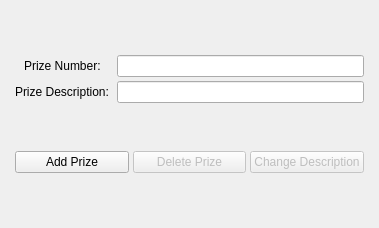
<?xml version="1.0" encoding="UTF-8"?>
<ui version="4.0">
 <class>MainWindow</class>
 <widget class="QMainWindow" name="MainWindow">
  <property name="geometry">
   <rect>
    <x>0</x>
    <y>0</y>
    <width>379</width>
    <height>228</height>
   </rect>
  </property>
  <property name="windowTitle">
   <string>Edit Prize</string>
  </property>
  <property name="windowIcon">
   <iconset>
    <normaloff>../images/Icon.jpg</normaloff>../images/Icon.jpg</iconset>
  </property>
  <widget class="QWidget" name="centralwidget">
   <layout class="QVBoxLayout" name="verticalLayout">
    <property name="spacing">
     <number>4</number>
    </property>
    <property name="leftMargin">
     <number>15</number>
    </property>
    <property name="topMargin">
     <number>15</number>
    </property>
    <property name="rightMargin">
     <number>15</number>
    </property>
    <property name="bottomMargin">
     <number>15</number>
    </property>
    <item>
     <spacer name="verticalSpacer">
      <property name="orientation">
       <enum>Qt::Vertical</enum>
      </property>
      <property name="sizeHint" stdset="0">
       <size>
        <width>20</width>
        <height>40</height>
       </size>
      </property>
     </spacer>
    </item>
    <item>
     <layout class="QFormLayout" name="formLayout">
      <property name="labelAlignment">
       <set>Qt::AlignCenter</set>
      </property>
      <property name="formAlignment">
       <set>Qt::AlignLeading|Qt::AlignLeft|Qt::AlignTop</set>
      </property>
      <item row="1" column="1">
       <widget class="QLineEdit" name="prize_number_line_edit"/>
      </item>
      <item row="3" column="0">
       <widget class="QLabel" name="label">
        <property name="text">
         <string>Prize Description: </string>
        </property>
       </widget>
      </item>
      <item row="3" column="1">
       <widget class="QLineEdit" name="prize_description_line_edit"/>
      </item>
      <item row="1" column="0">
       <widget class="QLabel" name="label_2">
        <property name="text">
         <string>Prize Number: </string>
        </property>
        <property name="alignment">
         <set>Qt::AlignCenter</set>
        </property>
       </widget>
      </item>
      <item row="4" column="1">
       <spacer name="verticalSpacer_3">
        <property name="orientation">
         <enum>Qt::Vertical</enum>
        </property>
        <property name="sizeHint" stdset="0">
         <size>
          <width>20</width>
          <height>40</height>
         </size>
        </property>
       </spacer>
      </item>
     </layout>
    </item>
    <item>
     <layout class="QHBoxLayout" name="horizontalLayout">
      <item>
       <widget class="QPushButton" name="add_prize_button">
        <property name="text">
         <string>Add Prize</string>
        </property>
       </widget>
      </item>
      <item>
       <widget class="QPushButton" name="delete_prize_button">
        <property name="enabled">
         <bool>false</bool>
        </property>
        <property name="text">
         <string>Delete Prize</string>
        </property>
       </widget>
      </item>
      <item>
       <widget class="QPushButton" name="change_description_button">
        <property name="enabled">
         <bool>false</bool>
        </property>
        <property name="text">
         <string>Change Description</string>
        </property>
       </widget>
      </item>
     </layout>
    </item>
    <item>
     <spacer name="verticalSpacer_2">
      <property name="orientation">
       <enum>Qt::Vertical</enum>
      </property>
      <property name="sizeHint" stdset="0">
       <size>
        <width>20</width>
        <height>40</height>
       </size>
      </property>
     </spacer>
    </item>
   </layout>
  </widget>
 </widget>
 <resources/>
 <connections/>
</ui>
